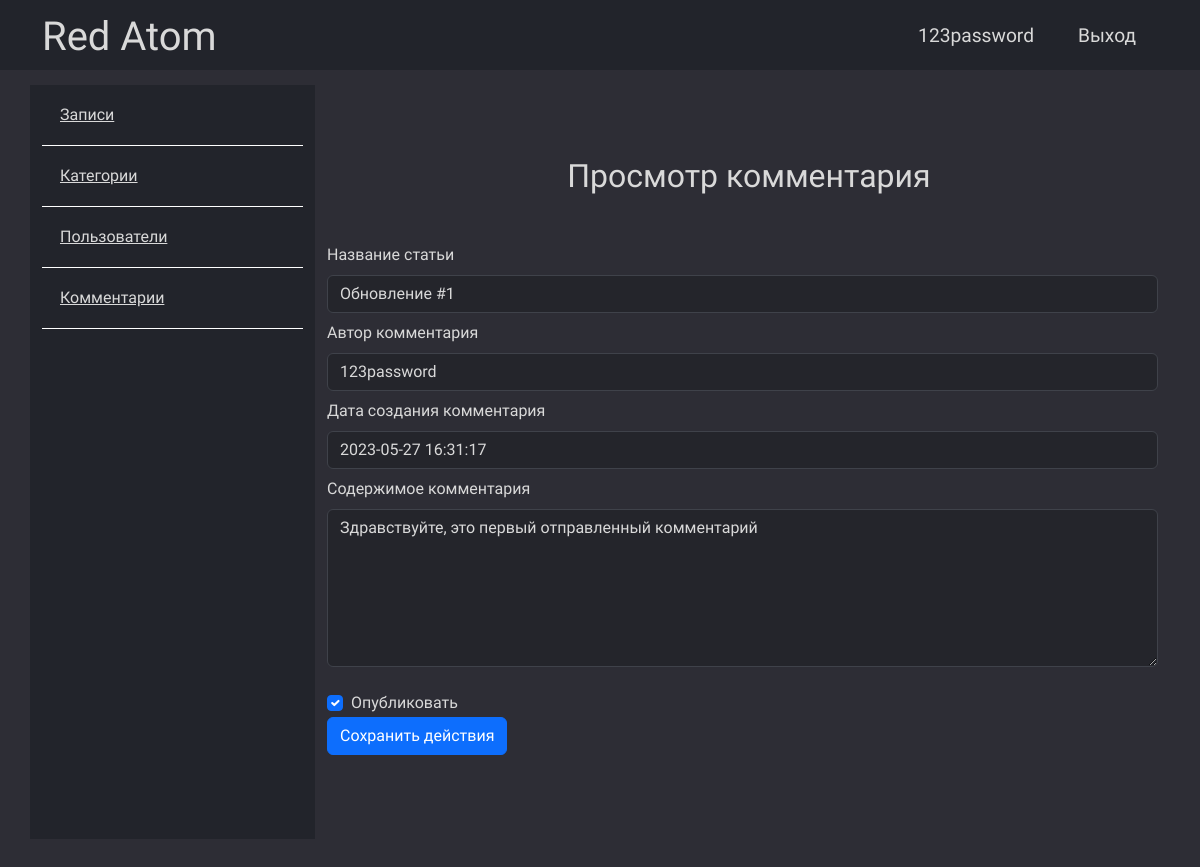
The page /admin/comments/edit.php?id=28 (signed in) on the database its author committed.
### tables this page shows
CREATE TABLE `comments` (
  `id` int NOT NULL,
  `status` tinyint NOT NULL DEFAULT '0',
  `id_post` int NOT NULL,
  `id_user` int NOT NULL,
  `content` text NOT NULL,
  `created_date` datetime NOT NULL DEFAULT CURRENT_TIMESTAMP
);

CREATE TABLE `posts` (
  `id` int NOT NULL,
  `id_user` int NOT NULL,
  `title` varchar(255) NOT NULL,
  `img` varchar(255) NOT NULL,
  `content` text NOT NULL,
  `status` tinyint NOT NULL,
  `id_topic` int DEFAULT NULL,
  `created_date` datetime NOT NULL DEFAULT CURRENT_TIMESTAMP
);

CREATE TABLE `users` (
  `id` int NOT NULL,
  `admin` tinyint NOT NULL,
  `blocked` tinyint NOT NULL DEFAULT '0',
  `username` varchar(255) NOT NULL,
  `email` varchar(255) NOT NULL,
  `password` varchar(255) NOT NULL,
  `created` timestamp NOT NULL DEFAULT CURRENT_TIMESTAMP
);

### app/controllers/commentaries-adm.php (called while the page is built, shortened)
<?php
    if ($_SERVER['REQUEST_METHOD'] === 'GET' && isset($_GET['id'])) {
        $id = $_GET['id'];
        $comment = selectOneComment($id);
        $username = $comment['username'];
        $title = $comment['title'];
        $data = $comment['created_date'];
        $content = $comment['content'];
    }
?>

### app/database/db.php (called while the page is built, shortened)
<?php
require('connect.php');
function checkForError($query){
    $errorInfo = $query->errorInfo();
    return true;
}
function selectOneComment($id){
    global $pdo;
    $sql = "SELECT
	comments.id,
	posts.title,
    users.username,
    comments.created_date,
    comments.content,
    comments.status
    From comments JOIN users JOIN posts ON comments.id_post = posts.id AND comments.id_user = users.id
    Where comments.id = $id";
    $query = $pdo->prepare($sql);
    $query -> execute();
    return $query->fetch();
}
?>

### admin/comments/edit.php (the view, shortened to what this page needs)
<?php
    include_once "../../app/database/db.php";
    include("../../app/controllers/commentaries-adm.php");
?>
<!DOCTYPE html>
<html lang="ru">
<head>
    <link rel="stylesheet" href="../../assets/css/admin.css">
    <link href="https://cdn.jsdelivr.net/npm/bootstrap@5.3.0-alpha3/dist/css/bootstrap.min.css" rel="stylesheet"
>
</head>
<body>
    <?php include("../../app/include/header-admin.php"); ?>
    <div class="container content_zone">
        <?php include "../../app/include/sidebar-admin.php"; ?>
        <div class="posts col-9">
            <div class="row title-table">
                <h2>Просмотр комментария</h2>
            </div>
            <div class="row add-post">
                <div class="mb-12 col-12 col-md-12 err">
                </div>
                <form accept="edit.php" method="post" enctype="multipart/form-data">
                    <div class="col mb-2">
                        <label for="editor" class="form-label  text">Название статьи</label>
                        <input readonly value="<?=$title?>" type="text" class="form-control input-new" aria-label="Title">
                    </div>
                    <div class="col mb-2">
                        <label for="editor" class="form-label text">Автор комментария</label>
                        <input readonly value="<?=$username?>" type="text" class="form-control input-new" aria-label="Title">
                    </div>
                    <div class="col mb-2">
                        <label for="editor" class="form-label text">Дата создания комментария</label>
                        <input readonly value="<?=$data?>" type="text" class="form-control input-new" aria-label="Title">
                    </div>
                    <div class="col mb-4">
                        <label for="editor" class="form-label text">Содержимое комментария</label>
                        <textarea readonly class="form-control input-new" rows="6"><?=$content?></textarea>
                    </div>
                    <div class="form-check">
                        <?php if(empty($publish) && $publish == 0 ): ?>
                            <input name="publish" class="form-check-input" type="checkbox" id="flexCheckChecked">
                            <label class="form-check-label text" for="flexCheckChecked">
                                Опубликовать
                            </label>
                        <?php else: ?>
                            <input name="publish" class="form-check-input" type="checkbox" id="flexCheckChecked" checked>
                            <label class="form-check-label text" for="flexCheckChecked">
                                Опубликовать
                            </label>
                        <? endif; ?>
                    </div>
                    <div class="col col-6">
                        <button name="edit-comment" class="btn btn-primary" type="submit">Сохранить действия</button>
                    </div>
                </form>
            </div>
        </div>
    </div>
    </div>
</body>

### assets/css/admin.css (style rules this page uses)
:root { --mainColor: #2D2D35; --additionalColor: #22242B; --actionProjectColor: #C83636; --headerColor: #E0E6F0; --textColor: #D9D9D9; --standardButtonBorderColor: #3F424A; --standardButtonBackgroundColor: #24252B; --backgroundTextProjectColor: #F9ECEC; }
* { font-family: 'Work Sans'; }
html, h1, h2, h3, h4, h5, h6 { color: var(--textColor) !important; }
body { background: var(--mainColor) !important; }
.content_zone { margin: 15px 0px; }
.posts { height: 100%; padding: 40px 100px 100px; }
.posts h2 { text-align: center; margin: 2rem 0 1rem 0.4rem; }
.add-post .err { padding: 1rem 0; margin: 0px 10px; color: #A52A2A; }
.text { color: var(--textColor) !important; }
.input-new { background: var(--standardButtonBackgroundColor) !important; color: var(--textColor) !important; border-color: var(--standardButtonBorderColor) !important; }

### rows shown on the page
comments: id_post.title "Обновление #1", id_user.username "123password", created_date "2023-05-27 16:31:17", content "Здравствуйте, это первый отправленный комментарий"

### other values the page prints
$_SESSION['login'] "123password"
